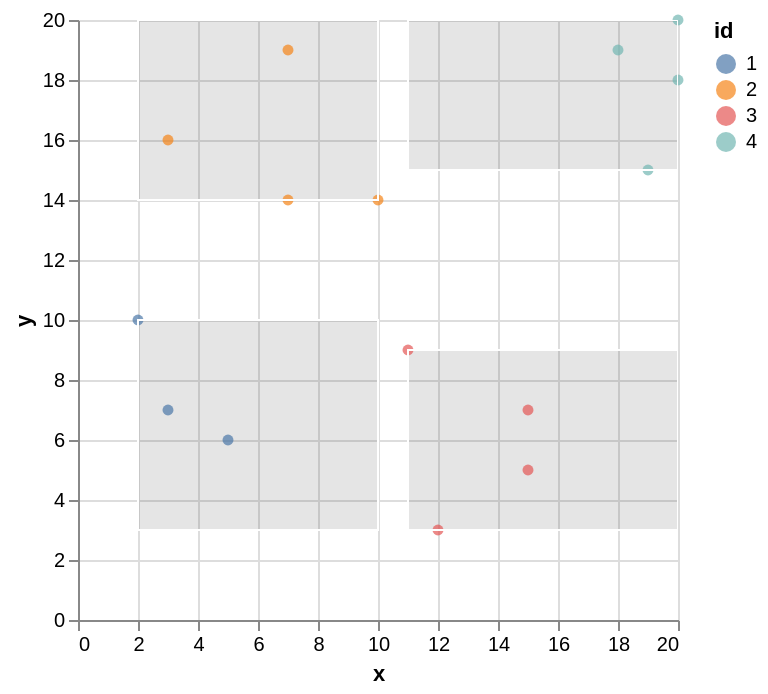

This figure's Vega-Lite source:
### Vega-Lite specification from a JSON file in a GitHub repository (floating-point values rounded to 4 significant figures)
{"$schema": "https://vega.github.io/schema/vega-lite/v5.json", "data": {"values": [{"x": 20, "y": 20, "id": 4, "w": [11, 20], "h": [15, 20]}, {"x": 3, "y": 16, "id": 2, "w": [2, 10], "h": [14, 20]}, {"x": 18, "y": 19, "id": 4, "w": [11, 20], "h": [15, 20]}, {"x": 15, "y": 5, "id": 3, "w": [11, 20], "h": [3, 9]}, {"x": 15, "y": 7, "id": 3, "w": [11, 20], "h": [3, 9]}, {"x": 7, "y": 19, "id": 2, "w": [2, 10], "h": [14, 20]}, {"x": 2, "y": 10, "id": 1, "w": [2, 10], "h": [3, 10]}, {"x": 7, "y": 14, "id": 2, "w": [2, 10], "h": [14, 20]}, {"x": 20, "y": 18, "id": 4, "w": [11, 20], "h": [15, 20]}, {"x": 10, "y": 14, "id": 2, "w": [2, 10], "h": [14, 20]}, {"x": 11, "y": 9, "id": 3, "w": [11, 20], "h": [3, 9]}, {"x": 3, "y": 7, "id": 1, "w": [2, 10], "h": [3, 10]}, {"x": 19, "y": 15, "id": 4, "w": [11, 20], "h": [15, 20]}, {"x": 5, "y": 6, "id": 1, "w": [2, 10], "h": [3, 10]}, {"x": 12, "y": 3, "id": 3, "w": [11, 20], "h": [3, 9]}]}, "params": [{"name": "id1", "select": "interval", "value": {"x": [2, 10], "y": [3, 10]}}, {"name": "id2", "select": "interval", "value": {"x": [2, 10], "y": [14, 20]}}, {"name": "id3", "select": "interval", "value": {"x": [11, 20], "y": [3, 9]}}, {"name": "id4", "select": "interval", "value": {"x": [11, 20], "y": [15, 20]}}], "mark": "circle", "encoding": {"x": {"field": "x", "type": "quantitative"}, "y": {"field": "y", "type": "quantitative"}, "color": {"field": "id", "type": "nominal"}, "shape": {"field": "id", "type": "nominal"}}}
